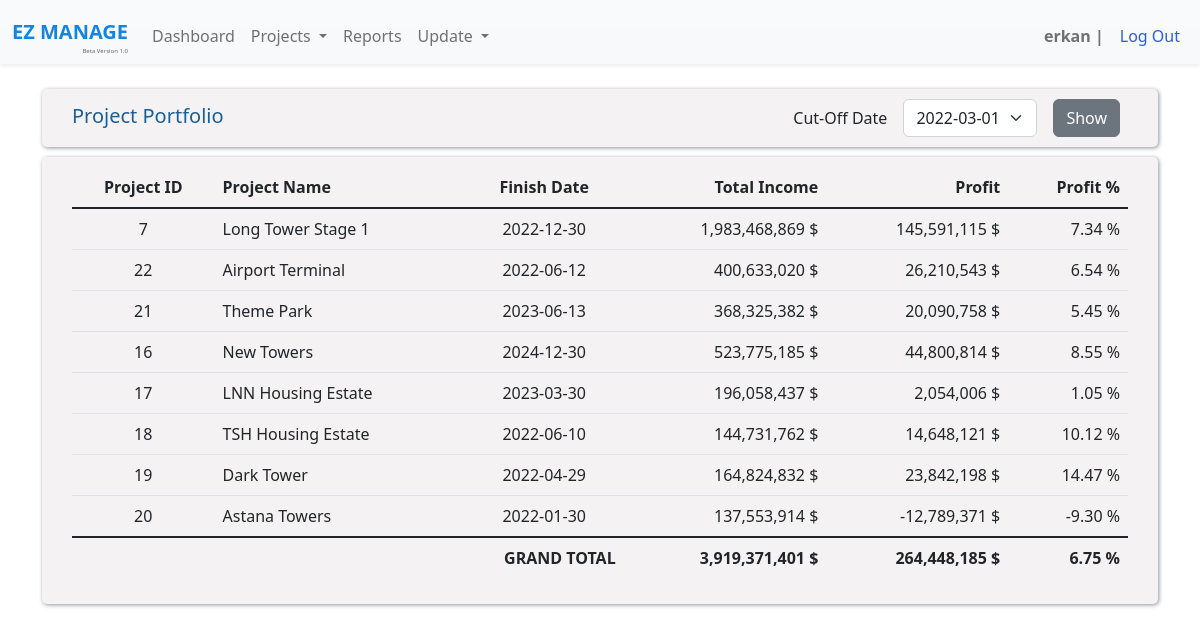
The page / (signed in) on the database its author committed.
### tables this page shows
CREATE TABLE data( 
    id INTEGER PRIMARY KEY AUTOINCREMENT NOT NULL ,
    user_id INTEGER NOT NULL,
    project_id INTEGER NOT NULL,
    project_name TEXT NOT NULL,
    cutoff DATE,
    contract_finish DATE,
    planned_finish DATE,
    total_mh INTEGER ,
    planned_mh INTEGER, 
    earned_mh INTEGER, 
    actual_mh INTEGER, 
    estimated_mh INTEGER,
    bluecollar_mp INTEGER,
    whitecollar_mp INTEGER,
    subcon_mp INTEGER,
    income INTEGER,
    expense INTEGER,
    invoice INTEGER,
    accrual_balance INTEGER,
    cash INTEGER,
    cash_balance INTEGER,
    date DATETIME,
    FOREIGN KEY(user_id) REFERENCES users(user_id),
    FOREIGN KEY(project_id) REFERENCES projects(project_id)
    );

### app.py (the view)
@app.route("/")
@login_required
def index():
    user_id = session.get("user_id")
    list = db.execute("SELECT * from data WHERE user_id=?", user_id)
    if len(list) != 0:
        return portfolio()
    else:
        return newproject()

### app.py (called while the page is built)
@app.after_request
def after_request(response):
    response.headers["Cache-Control"] = "no-cache, no-store, must-revalidate"
    response.headers["Expires"] = 0
    response.headers["Pragma"] = "no-cache"
    return response

def login_required(f):
    @wraps(f)
    def decorated_function(*args, **kwargs):
        if session.get("user_id") is None:
            return redirect("/login")
        return f(*args, **kwargs)
    return decorated_function

### templates/portfolio.html (shortened to what this page needs)
{% extends "main_layout.html" %}
{% block main %}
    <div class="flex-dashboard">
        <div >
            <h5 style="text-align:left; width: 100%; color: rgb(26, 95, 151); margin-top: 5px; margin-left: 20px;">
                Project Portfolio
            </h5>
        </div>
        <div id="rightalign">
            <form class="row g-3" action="/portfolio" method="post" style="margin-right: 20px;">
                <div class="col-auto">
                <input style="text-align: right;" type="text" class="form-control-plaintext" id="cutoff" value="Cut-Off Date">
                </div>
                <div class="col-auto">
                <select class="form-select" name="cutoff">
                    <option value="{{ cutoff }}" selected >{{ cutoff}}</option>
                </select>
                </div>
                <div class="col-auto">
                    <button class="btn btn-secondary" type="submit" >Show</button>
                </div>
            </form>
        </div>
    </div>
<div class="flex-dashboard">
    <table class="table table-hover " style="margin-left: 20px; margin-right: 20px;">
        <thead >
            <tr>
                <th class="text-center">Project ID</th>
                <th class="text-start">Project Name</th>
                <th class="text-center">Finish Date</th>
                <th class="text-end">Total Income</th>
                <th class="text-end">Profit</th>
                <th class="text-end">Profit %</th>
            </tr>
        </thead>
        <tbody class="table-group-divider ">
            {% for data in data %}
            <tr>
                <td class="text-center">{{ data.project_id }}</td>
                <td class="text-start">{{ data.project_name }}</td>
                <td class="text-center">{{ data.planned_finish }}</td>
                <td class="text-end ">{{ "{:,.0f} $".format(data.income) }}</td>
                <td class="text-end">{{ "{:,.0f} $".format(data.income - data.expense) }}</td>
                <td class="text-end">{{ "{:,.2f} %".format((data.income - data.expense)*100 / data.income) }}</td>
            </tr>
            {% endfor %}
        </tbody>
        <tfoot class="table-group-divider ">
            <tr>
                <td class="border-0 fw-bold text-end" colspan="3">GRAND TOTAL</td>
                <td class="border-0 fw-bold text-end">{{ "{:,.0f} $".format(total_income) }}</td>
                <td class="border-0 fw-bold text-end">{{ "{:,.0f} $".format(total_profit) }}</td>
                <td class="border-0 fw-bold text-end">{{ "{:,.2f} %".format(total_profit*100 / total_income) }}</td>
            </tr>
        </tfoot>
    </table>
</div>
{% endblock %}

### templates/main_layout.html (shortened to what this page needs)
<!DOCTYPE html>
<html lang="en">
    <head>
        <link href="https://cdn.jsdelivr.net/npm/bootstrap@5.2.0/dist/css/bootstrap.min.css" rel="stylesheet">
        <link href="/static/styles.css" rel="stylesheet">
    </head>
    <body>
        <nav class="navbar fixed-top navbar-expand-lg navbar-light bg-light bg-gradient  shadow-sm">
            <div class="container-fluid">
                <a class="navbar-brand" href="/" style="font-weight:bolder ;color: rgb(18, 133, 227); margin-top: 3px;">
                    EZ MANAGE
                    <div style="font-weight: lighter; font-size:6px; height:4px; text-align: right; color: dimgray;">
                        Beta Version 1.0</div>
                </a>
                <div class="collapse navbar-collapse" id="navbar">
                    {% if session["user_id"] %}
                        <ul class="navbar-nav me-auto mt-2">
                            <li class="nav-item"><a class="nav-link" href="/dashboard">Dashboard</a></li>
                            <li class="nav-item dropdown">
                                <a class="nav-link dropdown-toggle" href="#" id="navbarDarkDropdownMenuLink" role="button" data-bs-toggle="dropdown" aria-expanded="false">
                                    Projects
                                </a>
                            </li>
                            <li class="nav-item"><a class="nav-link" href="/reports">Reports</a></li>
                            <li class="nav-item dropdown">
                                <a class="nav-link dropdown-toggle" href="#" id="navbarDarkDropdownMenuLink" role="button" data-bs-toggle="dropdown" aria-expanded="false">
                                    Update
                                </a>
                            </li>
                        </ul>
                        <ul class="navbar-nav ms-auto mt-2">
                            <li class="nav-item"><a class="nav-link"  style="font-weight:bolder;">{{ session["username"] }}  | </a></li>
                            <li class="nav-item"><a style="color: rgb(43, 92, 226);" class="nav-link"  href="/logout">Log Out</a></li>
                        </ul>
                    {% else %}
                    <ul class="navbar-nav ms-auto mt-2">
                        <li class="nav-item"><a class="nav-link"  href="/login">Log In</a></li>
                        <li class="nav-item"><a class="nav-link"  href="/register">Register</a></li>
                    </ul>
                    {% endif %}
                </div>
            </div>
        </nav>
        <main class="container py-4" >
            {% block main %}{% endblock %}
        </main>
    </body>
</html>

### static/styles.css (style rules this page uses)
body { padding-top: 65px; }
#rightalign { margin-left: auto; }
.flex-dashboard { display: flex; flex-wrap: wrap; justify-content: space-around; background-color: rgb(244, 242, 242); border-radius: 5px; padding: 10px; margin-bottom: 10px; box-shadow: 1px 1px 4px #8f949b; }

### rows shown on the page
data: project_id "7", project_name "Long Tower Stage 1", planned_finish "2022-12-30", income "1,983,468,869 $", data.income-data.expense "145,591,115 $", (data.income-data.expense)*100/data.income "7.34 %"
data: project_id "22", project_name "Airport Terminal", planned_finish "2022-06-12", income "400,633,020 $", data.income-data.expense "26,210,543 $", (data.income-data.expense)*100/data.income "6.54 %"
data: project_id "21", project_name "Theme Park", planned_finish "2023-06-13", income "368,325,382 $", data.income-data.expense "20,090,758 $", (data.income-data.expense)*100/data.income "5.45 %"
data: project_id "16", project_name "New Towers", planned_finish "2024-12-30", income "523,775,185 $", data.income-data.expense "44,800,814 $", (data.income-data.expense)*100/data.income "8.55 %"
data: project_id "17", project_name "LNN Housing Estate", planned_finish "2023-03-30", income "196,058,437 $", data.income-data.expense "2,054,006 $", (data.income-data.expense)*100/data.income "1.05 %"
data: project_id "18", project_name "TSH Housing Estate", planned_finish "2022-06-10", income "144,731,762 $", data.income-data.expense "14,648,121 $", (data.income-data.expense)*100/data.income "10.12 %"
data: project_id "19", project_name "Dark Tower", planned_finish "2022-04-29", income "164,824,832 $", data.income-data.expense "23,842,198 $", (data.income-data.expense)*100/data.income "14.47 %"
data: project_id "20", project_name "Astana Towers", planned_finish "2022-01-30", income "137,553,914 $", data.income-data.expense "-12,789,371 $", (data.income-data.expense)*100/data.income "-9.30 %"

### other values the page prints
{{ session["username"] }} "erkan"
{{ "{:,.0f} $".format(total_income) }} "3,919,371,401 $"
{{ "{:,.0f} $".format(total_profit) }} "264,448,185 $"
{{ "{:,.2f} %".format(total_profit*100 / total_income) }} "6.75 %"
form field cutoff "2022-03-01"
